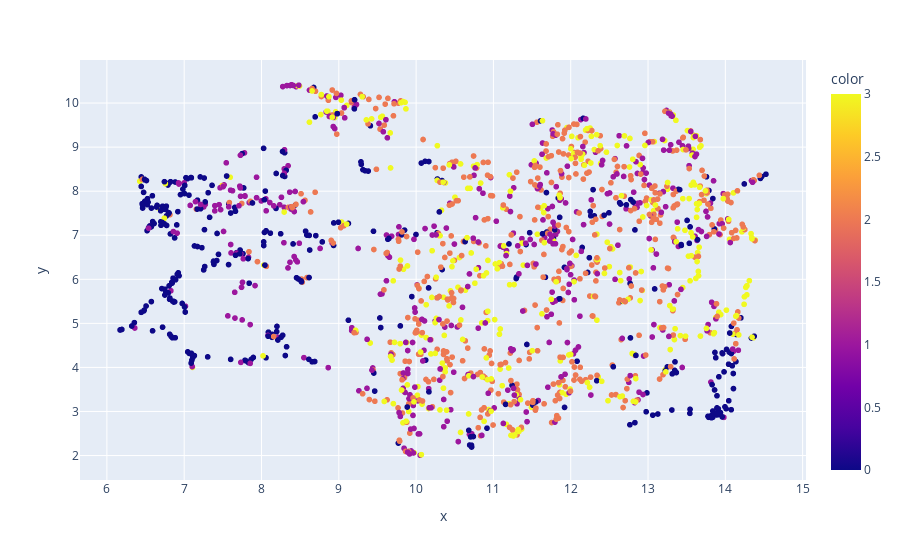

The notebook cell saved with this chart:
### Code cell
fit = umap.UMAP(n_neighbors=4, min_dist=0.03, n_components=2).fit_transform(ess_emb["essay_1"])

fig = px.scatter(fit, x=fit[:,0], y=fit[:,1], 
    color=df[df.EssaySet==1].Score1.values)
fig.show()

### Figure 1 — Plotly figure (JSON) as saved in the notebook; plotly's stock layout.template omitted (floating-point values rounded to 4 significant figures; data arrays with more than 128 entries replaced by an {"elided": "..."} marker saying what was removed)
{"data": [{"hovertemplate": "x=%{x}<br>y=%{y}<br>color=%{marker.color}<extra></extra>", "legendgroup": "", "marker": {"color": {"elided": "1672 int values"}, "coloraxis": "coloraxis", "symbol": "circle"}, "mode": "markers", "name": "", "showlegend": false, "type": "scattergl", "x": {"elided": "1672 float values"}, "xaxis": "x", "y": {"elided": "1672 float values"}, "yaxis": "y"}], "layout": {"coloraxis": {"colorbar": {"title": {"text": "color"}}, "colorscale": [[0, "#0d0887"], [0.1111, "#46039f"], [0.2222, "#7201a8"], [0.3333, "#9c179e"], [0.4444, "#bd3786"], [0.5556, "#d8576b"], [0.6667, "#ed7953"], [0.7778, "#fb9f3a"], [0.8889, "#fdca26"], [1, "#f0f921"]]}, "legend": {"tracegroupgap": 0}, "margin": {"t": 60}, "xaxis": {"anchor": "y", "domain": [0, 1], "title": {"text": "x"}}, "yaxis": {"anchor": "x", "domain": [0, 1], "title": {"text": "y"}}}}
